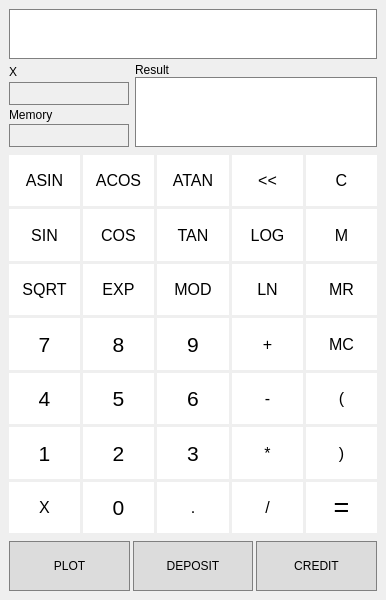
<?xml version="1.0" encoding="UTF-8"?>
<ui version="4.0">
 <class>MainWindow</class>
 <widget class="QMainWindow" name="MainWindow">
  <property name="geometry">
   <rect>
    <x>0</x>
    <y>0</y>
    <width>386</width>
    <height>600</height>
   </rect>
  </property>
  <property name="minimumSize">
   <size>
    <width>386</width>
    <height>550</height>
   </size>
  </property>
  <property name="maximumSize">
   <size>
    <width>16777215</width>
    <height>600</height>
   </size>
  </property>
  <property name="windowTitle">
   <string>Calculator</string>
  </property>
  <property name="autoFillBackground">
   <bool>false</bool>
  </property>
  <property name="styleSheet">
   <string notr="true">MainWindow {
	border-radius:0;
}

QPushButton {
	border-radius:0;
	background-color:white;
}

QPushButton::hover {
	background-color:rgb(245, 245, 245);
}

QPushButton::pressed {
	background-color:rgb(219, 229, 243);
}

QLineEdit {
	border-radius:0; 
	border:1px solid grey; 
}

QLineEdit::disabled {
	background-color:transparent; 	
}</string>
  </property>
  <property name="animated">
   <bool>true</bool>
  </property>
  <widget class="QWidget" name="centralwidget">
   <property name="enabled">
    <bool>true</bool>
   </property>
   <property name="sizePolicy">
    <sizepolicy hsizetype="Preferred" vsizetype="Preferred">
     <horstretch>0</horstretch>
     <verstretch>0</verstretch>
    </sizepolicy>
   </property>
   <property name="minimumSize">
    <size>
     <width>350</width>
     <height>0</height>
    </size>
   </property>
   <layout class="QVBoxLayout" name="verticalLayout">
    <property name="spacing">
     <number>3</number>
    </property>
    <property name="leftMargin">
     <number>9</number>
    </property>
    <item>
     <widget class="QLineEdit" name="inputField">
      <property name="minimumSize">
       <size>
        <width>0</width>
        <height>50</height>
       </size>
      </property>
      <property name="font">
       <font>
        <pointsize>12</pointsize>
       </font>
      </property>
      <property name="alignment">
       <set>Qt::AlignRight|Qt::AlignTrailing|Qt::AlignVCenter</set>
      </property>
     </widget>
    </item>
    <item>
     <layout class="QHBoxLayout" name="horizontalLayout">
      <property name="spacing">
       <number>6</number>
      </property>
      <item>
       <layout class="QVBoxLayout" name="verticalLayout_2">
        <property name="spacing">
         <number>0</number>
        </property>
        <item>
         <widget class="QLabel" name="label_3">
          <property name="minimumSize">
           <size>
            <width>0</width>
            <height>15</height>
           </size>
          </property>
          <property name="text">
           <string>X</string>
          </property>
         </widget>
        </item>
        <item>
         <widget class="QLineEdit" name="input_x">
          <property name="enabled">
           <bool>false</bool>
          </property>
          <property name="minimumSize">
           <size>
            <width>110</width>
            <height>20</height>
           </size>
          </property>
          <property name="maximumSize">
           <size>
            <width>120</width>
            <height>30</height>
           </size>
          </property>
          <property name="font">
           <font>
            <pointsize>12</pointsize>
           </font>
          </property>
          <property name="alignment">
           <set>Qt::AlignRight|Qt::AlignTrailing|Qt::AlignVCenter</set>
          </property>
         </widget>
        </item>
        <item>
         <widget class="QLabel" name="label_2">
          <property name="minimumSize">
           <size>
            <width>0</width>
            <height>15</height>
           </size>
          </property>
          <property name="text">
           <string>Memory</string>
          </property>
         </widget>
        </item>
        <item>
         <widget class="QLineEdit" name="memory_field">
          <property name="enabled">
           <bool>false</bool>
          </property>
          <property name="minimumSize">
           <size>
            <width>110</width>
            <height>20</height>
           </size>
          </property>
          <property name="maximumSize">
           <size>
            <width>120</width>
            <height>30</height>
           </size>
          </property>
          <property name="font">
           <font>
            <pointsize>12</pointsize>
           </font>
          </property>
          <property name="focusPolicy">
           <enum>Qt::NoFocus</enum>
          </property>
          <property name="alignment">
           <set>Qt::AlignRight|Qt::AlignTrailing|Qt::AlignVCenter</set>
          </property>
         </widget>
        </item>
       </layout>
      </item>
      <item>
       <layout class="QVBoxLayout" name="verticalLayout_3">
        <property name="spacing">
         <number>0</number>
        </property>
        <item>
         <widget class="QLabel" name="label">
          <property name="minimumSize">
           <size>
            <width>200</width>
            <height>15</height>
           </size>
          </property>
          <property name="maximumSize">
           <size>
            <width>16777215</width>
            <height>15</height>
           </size>
          </property>
          <property name="text">
           <string>Result</string>
          </property>
         </widget>
        </item>
        <item>
         <widget class="QLineEdit" name="result_field">
          <property name="sizePolicy">
           <sizepolicy hsizetype="Minimum" vsizetype="Preferred">
            <horstretch>0</horstretch>
            <verstretch>0</verstretch>
           </sizepolicy>
          </property>
          <property name="minimumSize">
           <size>
            <width>200</width>
            <height>40</height>
           </size>
          </property>
          <property name="maximumSize">
           <size>
            <width>16777215</width>
            <height>70</height>
           </size>
          </property>
          <property name="font">
           <font>
            <pointsize>18</pointsize>
            <weight>75</weight>
            <bold>true</bold>
           </font>
          </property>
          <property name="focusPolicy">
           <enum>Qt::NoFocus</enum>
          </property>
          <property name="alignment">
           <set>Qt::AlignRight|Qt::AlignTrailing|Qt::AlignVCenter</set>
          </property>
         </widget>
        </item>
       </layout>
      </item>
     </layout>
    </item>
    <item>
     <spacer name="verticalSpacer">
      <property name="orientation">
       <enum>Qt::Vertical</enum>
      </property>
      <property name="sizeType">
       <enum>QSizePolicy::Minimum</enum>
      </property>
      <property name="sizeHint" stdset="0">
       <size>
        <width>20</width>
        <height>5</height>
       </size>
      </property>
     </spacer>
    </item>
    <item>
     <layout class="QGridLayout" name="gridLayoutBtn">
      <property name="leftMargin">
       <number>0</number>
      </property>
      <property name="topMargin">
       <number>0</number>
      </property>
      <property name="rightMargin">
       <number>0</number>
      </property>
      <property name="bottomMargin">
       <number>0</number>
      </property>
      <property name="spacing">
       <number>3</number>
      </property>
      <item row="2" column="3">
       <widget class="QPushButton" name="log">
        <property name="sizePolicy">
         <sizepolicy hsizetype="Preferred" vsizetype="Preferred">
          <horstretch>0</horstretch>
          <verstretch>0</verstretch>
         </sizepolicy>
        </property>
        <property name="minimumSize">
         <size>
          <width>40</width>
          <height>50</height>
         </size>
        </property>
        <property name="font">
         <font>
          <pointsize>12</pointsize>
          <weight>50</weight>
          <italic>false</italic>
          <bold>false</bold>
          <strikeout>false</strikeout>
         </font>
        </property>
        <property name="focusPolicy">
         <enum>Qt::NoFocus</enum>
        </property>
        <property name="acceptDrops">
         <bool>true</bool>
        </property>
        <property name="text">
         <string>LOG</string>
        </property>
       </widget>
      </item>
      <item row="5" column="3">
       <widget class="QPushButton" name="minus">
        <property name="sizePolicy">
         <sizepolicy hsizetype="Preferred" vsizetype="Preferred">
          <horstretch>0</horstretch>
          <verstretch>0</verstretch>
         </sizepolicy>
        </property>
        <property name="minimumSize">
         <size>
          <width>40</width>
          <height>50</height>
         </size>
        </property>
        <property name="font">
         <font>
          <pointsize>12</pointsize>
          <weight>50</weight>
          <italic>false</italic>
          <bold>false</bold>
          <strikeout>false</strikeout>
         </font>
        </property>
        <property name="focusPolicy">
         <enum>Qt::NoFocus</enum>
        </property>
        <property name="acceptDrops">
         <bool>true</bool>
        </property>
        <property name="text">
         <string>-</string>
        </property>
       </widget>
      </item>
      <item row="5" column="5">
       <widget class="QPushButton" name="o_brack">
        <property name="sizePolicy">
         <sizepolicy hsizetype="Preferred" vsizetype="Preferred">
          <horstretch>0</horstretch>
          <verstretch>0</verstretch>
         </sizepolicy>
        </property>
        <property name="minimumSize">
         <size>
          <width>40</width>
          <height>50</height>
         </size>
        </property>
        <property name="font">
         <font>
          <pointsize>12</pointsize>
          <weight>50</weight>
          <italic>false</italic>
          <bold>false</bold>
          <strikeout>false</strikeout>
         </font>
        </property>
        <property name="focusPolicy">
         <enum>Qt::NoFocus</enum>
        </property>
        <property name="acceptDrops">
         <bool>true</bool>
        </property>
        <property name="text">
         <string>(</string>
        </property>
       </widget>
      </item>
      <item row="5" column="1">
       <widget class="QPushButton" name="btn_5">
        <property name="sizePolicy">
         <sizepolicy hsizetype="Preferred" vsizetype="Preferred">
          <horstretch>0</horstretch>
          <verstretch>0</verstretch>
         </sizepolicy>
        </property>
        <property name="minimumSize">
         <size>
          <width>40</width>
          <height>50</height>
         </size>
        </property>
        <property name="font">
         <font>
          <pointsize>16</pointsize>
          <weight>50</weight>
          <italic>false</italic>
          <bold>false</bold>
          <strikeout>false</strikeout>
         </font>
        </property>
        <property name="focusPolicy">
         <enum>Qt::NoFocus</enum>
        </property>
        <property name="acceptDrops">
         <bool>true</bool>
        </property>
        <property name="text">
         <string>5</string>
        </property>
       </widget>
      </item>
      <item row="1" column="5">
       <widget class="QPushButton" name="clear">
        <property name="sizePolicy">
         <sizepolicy hsizetype="Preferred" vsizetype="Preferred">
          <horstretch>0</horstretch>
          <verstretch>0</verstretch>
         </sizepolicy>
        </property>
        <property name="minimumSize">
         <size>
          <width>40</width>
          <height>50</height>
         </size>
        </property>
        <property name="font">
         <font>
          <pointsize>12</pointsize>
          <weight>50</weight>
          <italic>false</italic>
          <bold>false</bold>
          <strikeout>false</strikeout>
         </font>
        </property>
        <property name="focusPolicy">
         <enum>Qt::NoFocus</enum>
        </property>
        <property name="acceptDrops">
         <bool>true</bool>
        </property>
        <property name="styleSheet">
         <string notr="true">QPushButton::hover {
	background-color: rgb(255, 199, 199);
}

QPushButton::pressed {
	background-color: rgb(255, 238, 238);
}</string>
        </property>
        <property name="text">
         <string>C</string>
        </property>
       </widget>
      </item>
      <item row="2" column="5">
       <widget class="QPushButton" name="memory">
        <property name="sizePolicy">
         <sizepolicy hsizetype="Preferred" vsizetype="Preferred">
          <horstretch>0</horstretch>
          <verstretch>0</verstretch>
         </sizepolicy>
        </property>
        <property name="minimumSize">
         <size>
          <width>40</width>
          <height>50</height>
         </size>
        </property>
        <property name="font">
         <font>
          <pointsize>12</pointsize>
          <weight>50</weight>
          <italic>false</italic>
          <bold>false</bold>
          <strikeout>false</strikeout>
         </font>
        </property>
        <property name="focusPolicy">
         <enum>Qt::NoFocus</enum>
        </property>
        <property name="acceptDrops">
         <bool>true</bool>
        </property>
        <property name="text">
         <string>M</string>
        </property>
       </widget>
      </item>
      <item row="7" column="5">
       <widget class="QPushButton" name="result">
        <property name="sizePolicy">
         <sizepolicy hsizetype="Preferred" vsizetype="Preferred">
          <horstretch>0</horstretch>
          <verstretch>0</verstretch>
         </sizepolicy>
        </property>
        <property name="minimumSize">
         <size>
          <width>40</width>
          <height>50</height>
         </size>
        </property>
        <property name="font">
         <font>
          <pointsize>20</pointsize>
          <weight>50</weight>
          <italic>false</italic>
          <bold>false</bold>
          <strikeout>false</strikeout>
         </font>
        </property>
        <property name="focusPolicy">
         <enum>Qt::NoFocus</enum>
        </property>
        <property name="acceptDrops">
         <bool>true</bool>
        </property>
        <property name="whatsThis">
         <string>&lt;html&gt;&lt;head/&gt;&lt;body&gt;&lt;p&gt;&lt;br/&gt;&lt;/p&gt;&lt;/body&gt;&lt;/html&gt;</string>
        </property>
        <property name="styleSheet">
         <string notr="true">QPushButton::hover {
	background-color: rgb(189, 218, 255);
}

QPushButton::pressed {
	background-color:rgb(219, 229, 243);
}
</string>
        </property>
        <property name="text">
         <string>=</string>
        </property>
       </widget>
      </item>
      <item row="4" column="1">
       <widget class="QPushButton" name="btn_8">
        <property name="sizePolicy">
         <sizepolicy hsizetype="Preferred" vsizetype="Preferred">
          <horstretch>0</horstretch>
          <verstretch>0</verstretch>
         </sizepolicy>
        </property>
        <property name="minimumSize">
         <size>
          <width>40</width>
          <height>50</height>
         </size>
        </property>
        <property name="font">
         <font>
          <pointsize>16</pointsize>
          <weight>50</weight>
          <italic>false</italic>
          <bold>false</bold>
          <strikeout>false</strikeout>
         </font>
        </property>
        <property name="focusPolicy">
         <enum>Qt::NoFocus</enum>
        </property>
        <property name="acceptDrops">
         <bool>true</bool>
        </property>
        <property name="text">
         <string>8</string>
        </property>
       </widget>
      </item>
      <item row="2" column="2">
       <widget class="QPushButton" name="tan">
        <property name="sizePolicy">
         <sizepolicy hsizetype="Preferred" vsizetype="Preferred">
          <horstretch>0</horstretch>
          <verstretch>0</verstretch>
         </sizepolicy>
        </property>
        <property name="minimumSize">
         <size>
          <width>40</width>
          <height>40</height>
         </size>
        </property>
        <property name="font">
         <font>
          <pointsize>12</pointsize>
          <weight>50</weight>
          <italic>false</italic>
          <bold>false</bold>
          <strikeout>false</strikeout>
         </font>
        </property>
        <property name="focusPolicy">
         <enum>Qt::NoFocus</enum>
        </property>
        <property name="acceptDrops">
         <bool>true</bool>
        </property>
        <property name="text">
         <string>TAN</string>
        </property>
       </widget>
      </item>
      <item row="1" column="2">
       <widget class="QPushButton" name="atan">
        <property name="sizePolicy">
         <sizepolicy hsizetype="Preferred" vsizetype="Preferred">
          <horstretch>0</horstretch>
          <verstretch>0</verstretch>
         </sizepolicy>
        </property>
        <property name="minimumSize">
         <size>
          <width>40</width>
          <height>50</height>
         </size>
        </property>
        <property name="font">
         <font>
          <pointsize>12</pointsize>
          <weight>50</weight>
          <italic>false</italic>
          <bold>false</bold>
          <strikeout>false</strikeout>
         </font>
        </property>
        <property name="focusPolicy">
         <enum>Qt::NoFocus</enum>
        </property>
        <property name="acceptDrops">
         <bool>true</bool>
        </property>
        <property name="text">
         <string>ATAN</string>
        </property>
       </widget>
      </item>
      <item row="1" column="1">
       <widget class="QPushButton" name="acos">
        <property name="sizePolicy">
         <sizepolicy hsizetype="Preferred" vsizetype="Preferred">
          <horstretch>0</horstretch>
          <verstretch>0</verstretch>
         </sizepolicy>
        </property>
        <property name="minimumSize">
         <size>
          <width>40</width>
          <height>50</height>
         </size>
        </property>
        <property name="font">
         <font>
          <pointsize>12</pointsize>
          <weight>50</weight>
          <italic>false</italic>
          <bold>false</bold>
          <strikeout>false</strikeout>
         </font>
        </property>
        <property name="focusPolicy">
         <enum>Qt::NoFocus</enum>
        </property>
        <property name="acceptDrops">
         <bool>true</bool>
        </property>
        <property name="text">
         <string>ACOS</string>
        </property>
       </widget>
      </item>
      <item row="6" column="3">
       <widget class="QPushButton" name="mul">
        <property name="sizePolicy">
         <sizepolicy hsizetype="Preferred" vsizetype="Preferred">
          <horstretch>0</horstretch>
          <verstretch>0</verstretch>
         </sizepolicy>
        </property>
        <property name="minimumSize">
         <size>
          <width>40</width>
          <height>50</height>
         </size>
        </property>
        <property name="font">
         <font>
          <pointsize>12</pointsize>
          <weight>50</weight>
          <italic>false</italic>
          <bold>false</bold>
          <strikeout>false</strikeout>
         </font>
        </property>
        <property name="focusPolicy">
         <enum>Qt::NoFocus</enum>
        </property>
        <property name="acceptDrops">
         <bool>true</bool>
        </property>
        <property name="text">
         <string>*</string>
        </property>
       </widget>
      </item>
      <item row="5" column="0">
       <widget class="QPushButton" name="btn_4">
        <property name="sizePolicy">
         <sizepolicy hsizetype="Preferred" vsizetype="Preferred">
          <horstretch>0</horstretch>
          <verstretch>0</verstretch>
         </sizepolicy>
        </property>
        <property name="minimumSize">
         <size>
          <width>40</width>
          <height>50</height>
         </size>
        </property>
        <property name="font">
         <font>
          <pointsize>16</pointsize>
          <weight>50</weight>
          <italic>false</italic>
          <bold>false</bold>
          <strikeout>false</strikeout>
         </font>
        </property>
        <property name="focusPolicy">
         <enum>Qt::NoFocus</enum>
        </property>
        <property name="acceptDrops">
         <bool>true</bool>
        </property>
        <property name="text">
         <string>4</string>
        </property>
       </widget>
      </item>
      <item row="7" column="1">
       <widget class="QPushButton" name="btn_0">
        <property name="sizePolicy">
         <sizepolicy hsizetype="Preferred" vsizetype="Preferred">
          <horstretch>0</horstretch>
          <verstretch>0</verstretch>
         </sizepolicy>
        </property>
        <property name="minimumSize">
         <size>
          <width>40</width>
          <height>50</height>
         </size>
        </property>
        <property name="font">
         <font>
          <pointsize>16</pointsize>
          <weight>50</weight>
          <italic>false</italic>
          <bold>false</bold>
          <strikeout>false</strikeout>
         </font>
        </property>
        <property name="focusPolicy">
         <enum>Qt::NoFocus</enum>
        </property>
        <property name="acceptDrops">
         <bool>true</bool>
        </property>
        <property name="text">
         <string>0</string>
        </property>
       </widget>
      </item>
      <item row="7" column="0">
       <widget class="QPushButton" name="btn_x">
        <property name="sizePolicy">
         <sizepolicy hsizetype="Preferred" vsizetype="Preferred">
          <horstretch>0</horstretch>
          <verstretch>0</verstretch>
         </sizepolicy>
        </property>
        <property name="minimumSize">
         <size>
          <width>40</width>
          <height>50</height>
         </size>
        </property>
        <property name="font">
         <font>
          <pointsize>12</pointsize>
          <weight>50</weight>
          <italic>false</italic>
          <bold>false</bold>
          <strikeout>false</strikeout>
         </font>
        </property>
        <property name="focusPolicy">
         <enum>Qt::NoFocus</enum>
        </property>
        <property name="acceptDrops">
         <bool>true</bool>
        </property>
        <property name="text">
         <string>X</string>
        </property>
       </widget>
      </item>
      <item row="7" column="3">
       <widget class="QPushButton" name="sub">
        <property name="sizePolicy">
         <sizepolicy hsizetype="Preferred" vsizetype="Preferred">
          <horstretch>0</horstretch>
          <verstretch>0</verstretch>
         </sizepolicy>
        </property>
        <property name="minimumSize">
         <size>
          <width>40</width>
          <height>50</height>
         </size>
        </property>
        <property name="font">
         <font>
          <pointsize>12</pointsize>
          <weight>50</weight>
          <italic>false</italic>
          <bold>false</bold>
          <strikeout>false</strikeout>
         </font>
        </property>
        <property name="focusPolicy">
         <enum>Qt::NoFocus</enum>
        </property>
        <property name="acceptDrops">
         <bool>true</bool>
        </property>
        <property name="text">
         <string>/</string>
        </property>
       </widget>
      </item>
      <item row="6" column="1">
       <widget class="QPushButton" name="btn_2">
        <property name="sizePolicy">
         <sizepolicy hsizetype="Preferred" vsizetype="Preferred">
          <horstretch>0</horstretch>
          <verstretch>0</verstretch>
         </sizepolicy>
        </property>
        <property name="minimumSize">
         <size>
          <width>40</width>
          <height>50</height>
         </size>
        </property>
        <property name="font">
         <font>
          <pointsize>16</pointsize>
          <weight>50</weight>
          <italic>false</italic>
          <bold>false</bold>
          <strikeout>false</strikeout>
         </font>
        </property>
        <property name="focusPolicy">
         <enum>Qt::NoFocus</enum>
        </property>
        <property name="acceptDrops">
         <bool>true</bool>
        </property>
        <property name="text">
         <string>2</string>
        </property>
       </widget>
      </item>
      <item row="6" column="0">
       <widget class="QPushButton" name="btn_1">
        <property name="sizePolicy">
         <sizepolicy hsizetype="Preferred" vsizetype="Preferred">
          <horstretch>0</horstretch>
          <verstretch>0</verstretch>
         </sizepolicy>
        </property>
        <property name="minimumSize">
         <size>
          <width>40</width>
          <height>50</height>
         </size>
        </property>
        <property name="font">
         <font>
          <pointsize>16</pointsize>
          <weight>50</weight>
          <italic>false</italic>
          <bold>false</bold>
          <strikeout>false</strikeout>
         </font>
        </property>
        <property name="focusPolicy">
         <enum>Qt::NoFocus</enum>
        </property>
        <property name="acceptDrops">
         <bool>true</bool>
        </property>
        <property name="text">
         <string>1</string>
        </property>
       </widget>
      </item>
      <item row="3" column="2">
       <widget class="QPushButton" name="mod">
        <property name="sizePolicy">
         <sizepolicy hsizetype="Preferred" vsizetype="Preferred">
          <horstretch>0</horstretch>
          <verstretch>0</verstretch>
         </sizepolicy>
        </property>
        <property name="minimumSize">
         <size>
          <width>40</width>
          <height>50</height>
         </size>
        </property>
        <property name="font">
         <font>
          <pointsize>12</pointsize>
          <weight>50</weight>
          <italic>false</italic>
          <bold>false</bold>
          <strikeout>false</strikeout>
         </font>
        </property>
        <property name="focusPolicy">
         <enum>Qt::NoFocus</enum>
        </property>
        <property name="acceptDrops">
         <bool>true</bool>
        </property>
        <property name="text">
         <string>MOD</string>
        </property>
       </widget>
      </item>
      <item row="4" column="3">
       <widget class="QPushButton" name="plus">
        <property name="sizePolicy">
         <sizepolicy hsizetype="Preferred" vsizetype="Preferred">
          <horstretch>0</horstretch>
          <verstretch>0</verstretch>
         </sizepolicy>
        </property>
        <property name="minimumSize">
         <size>
          <width>40</width>
          <height>50</height>
         </size>
        </property>
        <property name="font">
         <font>
          <pointsize>12</pointsize>
          <weight>50</weight>
          <italic>false</italic>
          <bold>false</bold>
          <strikeout>false</strikeout>
         </font>
        </property>
        <property name="focusPolicy">
         <enum>Qt::NoFocus</enum>
        </property>
        <property name="acceptDrops">
         <bool>true</bool>
        </property>
        <property name="text">
         <string>+</string>
        </property>
       </widget>
      </item>
      <item row="1" column="0">
       <widget class="QPushButton" name="asin">
        <property name="sizePolicy">
         <sizepolicy hsizetype="Preferred" vsizetype="Preferred">
          <horstretch>0</horstretch>
          <verstretch>0</verstretch>
         </sizepolicy>
        </property>
        <property name="minimumSize">
         <size>
          <width>40</width>
          <height>50</height>
         </size>
        </property>
        <property name="font">
         <font>
          <pointsize>12</pointsize>
          <weight>50</weight>
          <italic>false</italic>
          <bold>false</bold>
          <strikeout>false</strikeout>
         </font>
        </property>
        <property name="focusPolicy">
         <enum>Qt::NoFocus</enum>
        </property>
        <property name="acceptDrops">
         <bool>true</bool>
        </property>
        <property name="text">
         <string>ASIN</string>
        </property>
       </widget>
      </item>
      <item row="7" column="2">
       <widget class="QPushButton" name="devider">
        <property name="sizePolicy">
         <sizepolicy hsizetype="Preferred" vsizetype="Preferred">
          <horstretch>0</horstretch>
          <verstretch>0</verstretch>
         </sizepolicy>
        </property>
        <property name="minimumSize">
         <size>
          <width>40</width>
          <height>50</height>
         </size>
        </property>
        <property name="font">
         <font>
          <pointsize>12</pointsize>
          <weight>50</weight>
          <italic>false</italic>
          <bold>false</bold>
          <strikeout>false</strikeout>
         </font>
        </property>
        <property name="focusPolicy">
         <enum>Qt::NoFocus</enum>
        </property>
        <property name="acceptDrops">
         <bool>true</bool>
        </property>
        <property name="text">
         <string>.</string>
        </property>
       </widget>
      </item>
      <item row="5" column="2">
       <widget class="QPushButton" name="btn_6">
        <property name="sizePolicy">
         <sizepolicy hsizetype="Preferred" vsizetype="Preferred">
          <horstretch>0</horstretch>
          <verstretch>0</verstretch>
         </sizepolicy>
        </property>
        <property name="minimumSize">
         <size>
          <width>40</width>
          <height>50</height>
         </size>
        </property>
        <property name="font">
         <font>
          <pointsize>16</pointsize>
          <weight>50</weight>
          <italic>false</italic>
          <bold>false</bold>
          <strikeout>false</strikeout>
         </font>
        </property>
        <property name="focusPolicy">
         <enum>Qt::NoFocus</enum>
        </property>
        <property name="acceptDrops">
         <bool>true</bool>
        </property>
        <property name="text">
         <string>6</string>
        </property>
       </widget>
      </item>
      <item row="3" column="0">
       <widget class="QPushButton" name="sqrt">
        <property name="sizePolicy">
         <sizepolicy hsizetype="Preferred" vsizetype="Preferred">
          <horstretch>0</horstretch>
          <verstretch>0</verstretch>
         </sizepolicy>
        </property>
        <property name="minimumSize">
         <size>
          <width>40</width>
          <height>40</height>
         </size>
        </property>
        <property name="font">
         <font>
          <pointsize>12</pointsize>
          <weight>50</weight>
          <italic>false</italic>
          <bold>false</bold>
          <strikeout>false</strikeout>
         </font>
        </property>
        <property name="focusPolicy">
         <enum>Qt::NoFocus</enum>
        </property>
        <property name="acceptDrops">
         <bool>true</bool>
        </property>
        <property name="text">
         <string>SQRT</string>
        </property>
       </widget>
      </item>
      <item row="3" column="1">
       <widget class="QPushButton" name="exp">
        <property name="sizePolicy">
         <sizepolicy hsizetype="Preferred" vsizetype="Preferred">
          <horstretch>0</horstretch>
          <verstretch>0</verstretch>
         </sizepolicy>
        </property>
        <property name="minimumSize">
         <size>
          <width>40</width>
          <height>50</height>
         </size>
        </property>
        <property name="font">
         <font>
          <pointsize>12</pointsize>
          <weight>50</weight>
          <italic>false</italic>
          <bold>false</bold>
          <strikeout>false</strikeout>
         </font>
        </property>
        <property name="focusPolicy">
         <enum>Qt::NoFocus</enum>
        </property>
        <property name="acceptDrops">
         <bool>true</bool>
        </property>
        <property name="text">
         <string>EXP</string>
        </property>
       </widget>
      </item>
      <item row="4" column="5">
       <widget class="QPushButton" name="memory_c">
        <property name="sizePolicy">
         <sizepolicy hsizetype="Preferred" vsizetype="Preferred">
          <horstretch>0</horstretch>
          <verstretch>0</verstretch>
         </sizepolicy>
        </property>
        <property name="minimumSize">
         <size>
          <width>40</width>
          <height>50</height>
         </size>
        </property>
        <property name="font">
         <font>
          <pointsize>12</pointsize>
          <weight>50</weight>
          <italic>false</italic>
          <bold>false</bold>
          <strikeout>false</strikeout>
         </font>
        </property>
        <property name="focusPolicy">
         <enum>Qt::NoFocus</enum>
        </property>
        <property name="acceptDrops">
         <bool>true</bool>
        </property>
        <property name="text">
         <string>MC</string>
        </property>
       </widget>
      </item>
      <item row="3" column="3">
       <widget class="QPushButton" name="ln">
        <property name="sizePolicy">
         <sizepolicy hsizetype="Preferred" vsizetype="Preferred">
          <horstretch>0</horstretch>
          <verstretch>0</verstretch>
         </sizepolicy>
        </property>
        <property name="minimumSize">
         <size>
          <width>40</width>
          <height>50</height>
         </size>
        </property>
        <property name="font">
         <font>
          <pointsize>12</pointsize>
          <weight>50</weight>
          <italic>false</italic>
          <bold>false</bold>
          <strikeout>false</strikeout>
         </font>
        </property>
        <property name="focusPolicy">
         <enum>Qt::NoFocus</enum>
        </property>
        <property name="acceptDrops">
         <bool>true</bool>
        </property>
        <property name="text">
         <string>LN</string>
        </property>
       </widget>
      </item>
      <item row="6" column="2">
       <widget class="QPushButton" name="btn_3">
        <property name="sizePolicy">
         <sizepolicy hsizetype="Preferred" vsizetype="Preferred">
          <horstretch>0</horstretch>
          <verstretch>0</verstretch>
         </sizepolicy>
        </property>
        <property name="minimumSize">
         <size>
          <width>40</width>
          <height>50</height>
         </size>
        </property>
        <property name="font">
         <font>
          <pointsize>16</pointsize>
          <weight>50</weight>
          <italic>false</italic>
          <bold>false</bold>
          <strikeout>false</strikeout>
         </font>
        </property>
        <property name="focusPolicy">
         <enum>Qt::NoFocus</enum>
        </property>
        <property name="acceptDrops">
         <bool>true</bool>
        </property>
        <property name="text">
         <string>3</string>
        </property>
       </widget>
      </item>
      <item row="2" column="1">
       <widget class="QPushButton" name="cos">
        <property name="sizePolicy">
         <sizepolicy hsizetype="Preferred" vsizetype="Preferred">
          <horstretch>0</horstretch>
          <verstretch>0</verstretch>
         </sizepolicy>
        </property>
        <property name="minimumSize">
         <size>
          <width>40</width>
          <height>50</height>
         </size>
        </property>
        <property name="font">
         <font>
          <pointsize>12</pointsize>
          <weight>50</weight>
          <italic>false</italic>
          <bold>false</bold>
          <strikeout>false</strikeout>
         </font>
        </property>
        <property name="focusPolicy">
         <enum>Qt::NoFocus</enum>
        </property>
        <property name="acceptDrops">
         <bool>true</bool>
        </property>
        <property name="text">
         <string>COS</string>
        </property>
       </widget>
      </item>
      <item row="3" column="5">
       <widget class="QPushButton" name="memory_r">
        <property name="sizePolicy">
         <sizepolicy hsizetype="Preferred" vsizetype="Preferred">
          <horstretch>0</horstretch>
          <verstretch>0</verstretch>
         </sizepolicy>
        </property>
        <property name="minimumSize">
         <size>
          <width>40</width>
          <height>50</height>
         </size>
        </property>
        <property name="font">
         <font>
          <pointsize>12</pointsize>
          <weight>50</weight>
          <italic>false</italic>
          <bold>false</bold>
          <strikeout>false</strikeout>
         </font>
        </property>
        <property name="focusPolicy">
         <enum>Qt::NoFocus</enum>
        </property>
        <property name="acceptDrops">
         <bool>true</bool>
        </property>
        <property name="text">
         <string>MR</string>
        </property>
       </widget>
      </item>
      <item row="1" column="3">
       <widget class="QPushButton" name="back_sp">
        <property name="sizePolicy">
         <sizepolicy hsizetype="Preferred" vsizetype="Preferred">
          <horstretch>0</horstretch>
          <verstretch>0</verstretch>
         </sizepolicy>
        </property>
        <property name="minimumSize">
         <size>
          <width>40</width>
          <height>50</height>
         </size>
        </property>
        <property name="font">
         <font>
          <pointsize>12</pointsize>
          <weight>50</weight>
          <italic>false</italic>
          <bold>false</bold>
          <strikeout>false</strikeout>
         </font>
        </property>
        <property name="focusPolicy">
         <enum>Qt::NoFocus</enum>
        </property>
        <property name="acceptDrops">
         <bool>true</bool>
        </property>
        <property name="text">
         <string>&lt;&lt;</string>
        </property>
       </widget>
      </item>
      <item row="4" column="0">
       <widget class="QPushButton" name="btn_7">
        <property name="sizePolicy">
         <sizepolicy hsizetype="Preferred" vsizetype="Preferred">
          <horstretch>0</horstretch>
          <verstretch>0</verstretch>
         </sizepolicy>
        </property>
        <property name="minimumSize">
         <size>
          <width>40</width>
          <height>50</height>
         </size>
        </property>
        <property name="font">
         <font>
          <pointsize>16</pointsize>
          <weight>50</weight>
          <italic>false</italic>
          <bold>false</bold>
          <strikeout>false</strikeout>
         </font>
        </property>
        <property name="focusPolicy">
         <enum>Qt::NoFocus</enum>
        </property>
        <property name="acceptDrops">
         <bool>true</bool>
        </property>
        <property name="text">
         <string>7</string>
        </property>
       </widget>
      </item>
      <item row="4" column="2">
       <widget class="QPushButton" name="btn_9">
        <property name="sizePolicy">
         <sizepolicy hsizetype="Preferred" vsizetype="Preferred">
          <horstretch>0</horstretch>
          <verstretch>0</verstretch>
         </sizepolicy>
        </property>
        <property name="minimumSize">
         <size>
          <width>40</width>
          <height>50</height>
         </size>
        </property>
        <property name="font">
         <font>
          <pointsize>16</pointsize>
          <weight>50</weight>
          <italic>false</italic>
          <bold>false</bold>
          <strikeout>false</strikeout>
         </font>
        </property>
        <property name="focusPolicy">
         <enum>Qt::NoFocus</enum>
        </property>
        <property name="acceptDrops">
         <bool>true</bool>
        </property>
        <property name="styleSheet">
         <string notr="true"/>
        </property>
        <property name="text">
         <string>9</string>
        </property>
       </widget>
      </item>
      <item row="6" column="5">
       <widget class="QPushButton" name="c_brack">
        <property name="sizePolicy">
         <sizepolicy hsizetype="Preferred" vsizetype="Preferred">
          <horstretch>0</horstretch>
          <verstretch>0</verstretch>
         </sizepolicy>
        </property>
        <property name="minimumSize">
         <size>
          <width>40</width>
          <height>50</height>
         </size>
        </property>
        <property name="font">
         <font>
          <pointsize>12</pointsize>
          <weight>50</weight>
          <italic>false</italic>
          <bold>false</bold>
          <strikeout>false</strikeout>
         </font>
        </property>
        <property name="focusPolicy">
         <enum>Qt::NoFocus</enum>
        </property>
        <property name="acceptDrops">
         <bool>true</bool>
        </property>
        <property name="text">
         <string>)</string>
        </property>
       </widget>
      </item>
      <item row="2" column="0">
       <widget class="QPushButton" name="sin">
        <property name="sizePolicy">
         <sizepolicy hsizetype="Preferred" vsizetype="Preferred">
          <horstretch>0</horstretch>
          <verstretch>0</verstretch>
         </sizepolicy>
        </property>
        <property name="minimumSize">
         <size>
          <width>40</width>
          <height>50</height>
         </size>
        </property>
        <property name="font">
         <font>
          <pointsize>12</pointsize>
          <weight>50</weight>
          <italic>false</italic>
          <bold>false</bold>
          <strikeout>false</strikeout>
         </font>
        </property>
        <property name="focusPolicy">
         <enum>Qt::NoFocus</enum>
        </property>
        <property name="acceptDrops">
         <bool>true</bool>
        </property>
        <property name="text">
         <string>SIN</string>
        </property>
       </widget>
      </item>
     </layout>
    </item>
    <item>
     <spacer name="verticalSpacer_2">
      <property name="orientation">
       <enum>Qt::Vertical</enum>
      </property>
      <property name="sizeType">
       <enum>QSizePolicy::Fixed</enum>
      </property>
      <property name="sizeHint" stdset="0">
       <size>
        <width>20</width>
        <height>5</height>
       </size>
      </property>
     </spacer>
    </item>
    <item>
     <layout class="QHBoxLayout" name="horizontalLayout_2">
      <item>
       <widget class="QPushButton" name="plotButton">
        <property name="sizePolicy">
         <sizepolicy hsizetype="Preferred" vsizetype="Preferred">
          <horstretch>0</horstretch>
          <verstretch>0</verstretch>
         </sizepolicy>
        </property>
        <property name="minimumSize">
         <size>
          <width>30</width>
          <height>50</height>
         </size>
        </property>
        <property name="maximumSize">
         <size>
          <width>16777215</width>
          <height>50</height>
         </size>
        </property>
        <property name="styleSheet">
         <string notr="true">QPushButton {
	border-radius:0;
	border:1px solid gray;
	background-color:rgb(220, 220, 220);
}

QPushButton::hover {
	background-color:rgb(150, 150, 150);
	color:white;
}

QPushButton::pressed {
	background-color:rgb(240, 240, 240);
}</string>
        </property>
        <property name="text">
         <string>PLOT</string>
        </property>
       </widget>
      </item>
      <item>
       <widget class="QPushButton" name="depositButton">
        <property name="sizePolicy">
         <sizepolicy hsizetype="Minimum" vsizetype="Preferred">
          <horstretch>0</horstretch>
          <verstretch>0</verstretch>
         </sizepolicy>
        </property>
        <property name="minimumSize">
         <size>
          <width>0</width>
          <height>50</height>
         </size>
        </property>
        <property name="maximumSize">
         <size>
          <width>16777215</width>
          <height>50</height>
         </size>
        </property>
        <property name="styleSheet">
         <string notr="true">QPushButton {
	border-radius:0;
	border:1px solid gray;
	background-color:rgb(220, 220, 220);
}

QPushButton::hover {
	background-color:rgb(150, 150, 150);
	color:white;
}

QPushButton::pressed {
	background-color:rgb(240, 240, 240);
}</string>
        </property>
        <property name="text">
         <string>DEPOSIT</string>
        </property>
       </widget>
      </item>
      <item>
       <widget class="QPushButton" name="creditButton">
        <property name="sizePolicy">
         <sizepolicy hsizetype="Minimum" vsizetype="Preferred">
          <horstretch>0</horstretch>
          <verstretch>0</verstretch>
         </sizepolicy>
        </property>
        <property name="minimumSize">
         <size>
          <width>0</width>
          <height>50</height>
         </size>
        </property>
        <property name="maximumSize">
         <size>
          <width>16777215</width>
          <height>50</height>
         </size>
        </property>
        <property name="styleSheet">
         <string notr="true">QPushButton {
	border-radius:0;
	border:1px solid gray;
	background-color:rgb(220, 220, 220);
}

QPushButton::hover {
	background-color:rgb(150, 150, 150);
	color:white;
}

QPushButton::pressed {
	background-color:rgb(240, 240, 240);
}</string>
        </property>
        <property name="text">
         <string>CREDIT</string>
        </property>
       </widget>
      </item>
     </layout>
    </item>
   </layout>
  </widget>
  <widget class="QMenuBar" name="menubar">
   <property name="enabled">
    <bool>true</bool>
   </property>
   <property name="geometry">
    <rect>
     <x>0</x>
     <y>0</y>
     <width>386</width>
     <height>20</height>
    </rect>
   </property>
  </widget>
 </widget>
 <resources/>
 <connections/>
</ui>
